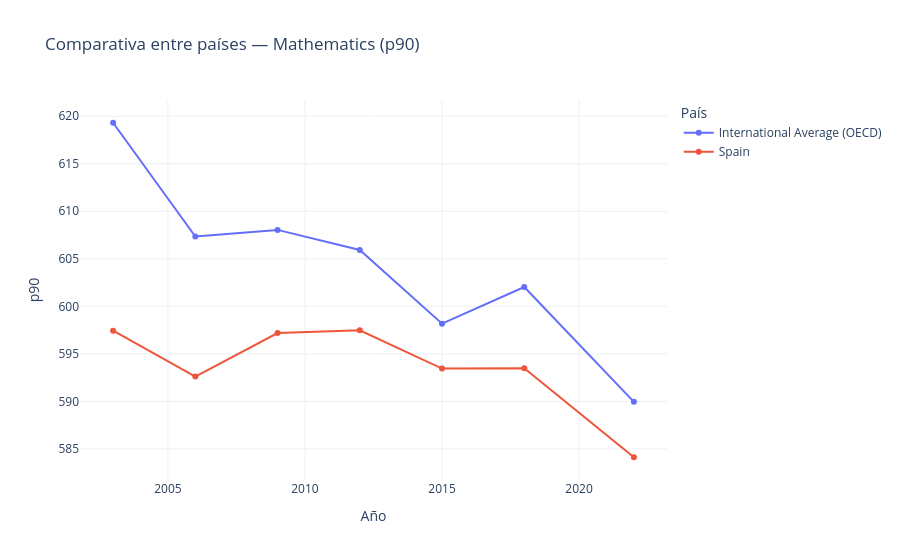

The code cell stored with this chart in its notebook:
### Code cell
comp_fig_1 = plot_comparar_paises(df=df_pisa_eda, paises=["Spain", media_ocde], materia="mathematics", metrica="p90") # La métrica es 'p90' en lugar de la media. p90 = top 10% de alumnos
comp_fig_1.show()

### Figure 1 — Plotly figure (JSON) as saved in the notebook; plotly's stock layout.template omitted (floating-point values rounded to 4 significant figures)
{"data": [{"hovertemplate": "country=International Average (OECD)<br>year=%{x}<br>p90=%{y}<extra></extra>", "legendgroup": "International Average (OECD)", "line": {"color": "#636EFA", "dash": "solid"}, "marker": {"symbol": "circle"}, "mode": "lines+markers", "name": "International Average (OECD)", "orientation": "v", "showlegend": true, "type": "scatter", "x": [2003, 2006, 2009, 2012, 2015, 2018, 2022], "xaxis": "x", "y": [619.3, 607.3, 608.0, 605.9, 598.2, 602.0, 590.0], "yaxis": "y"}, {"hovertemplate": "country=Spain<br>year=%{x}<br>p90=%{y}<extra></extra>", "legendgroup": "Spain", "line": {"color": "#EF553B", "dash": "solid"}, "marker": {"symbol": "circle"}, "mode": "lines+markers", "name": "Spain", "orientation": "v", "showlegend": true, "type": "scatter", "x": [2003, 2006, 2009, 2012, 2015, 2018, 2022], "xaxis": "x", "y": [597.4, 592.6, 597.2, 597.5, 593.4, 593.5, 584.1], "yaxis": "y"}], "layout": {"hovermode": "x unified", "legend": {"title": {"text": "País"}, "tracegroupgap": 0}, "title": {"text": "Comparativa entre países — Mathematics (p90)"}, "xaxis": {"anchor": "y", "domain": [0, 1], "title": {"text": "Año"}}, "yaxis": {"anchor": "x", "domain": [0, 1], "title": {"text": "p90"}}}}
